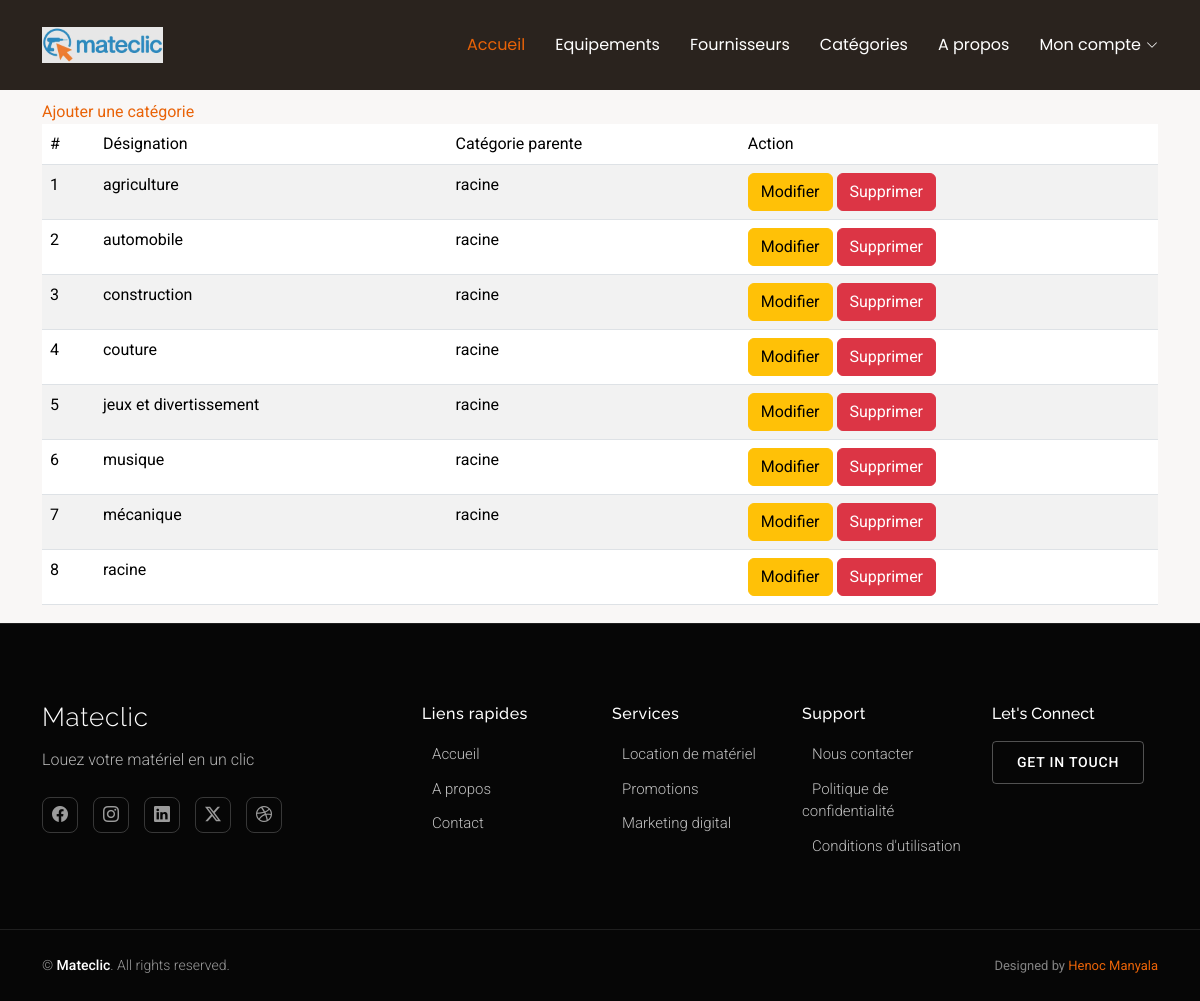
The app's page /adminmodule/categories/ (signed in) with its own data.
### public/models.py (models this page shows, shortened)
class Category(models.Model):
    name= models.fields.CharField(unique=True)
    parent = models.ForeignKey('self',null=True,on_delete=models.SET_NULL)

### adminmodule/decorators.py (the view)
    def wrapper_func(request,*args,**kwargs):
        if(not request.user.is_staff):
            return HttpResponse("you are not authorized to access this page")
        return  view_func(request,*args,**kwargs)

### adminmodule/views.py (called while the page is built)
@admin_only
def admin_categories_list(request):
    categoriesList = Category.objects.all().order_by('name')
    categoriesNumber = categoriesList.count()
    return render(request,'adminmodule/admin-categories-list.html',{"categoriesList":categoriesList,"categoriesNumber":categoriesNumber})

### adminmodule/templates/adminmodule/admin-categories-list.html (shortened to what this page needs)
{% extends 'adminmodule/base.html' %}
{% load static %}
    {% block content %}
   <section id="services" class="services section light-background">
      <div class="container" data-aos="fade-up" data-aos-delay="100">
        <div><a href="{% url 'admin-category-add' %}">Ajouter une catégorie</a></div>
<table class="table table-striped">
            <thead>
                <tr>
                    <td>#</td><td>Désignation</td> <td>Catégorie parente</td> <td>Action</td>
                </tr>
            </thead>
            <tbody>
                {% for category in categoriesList %}
                <tr>
                    <td>{{forloop.counter}}</td><td>{{category.name}}</td> <td>{{category.parent.name}}</td> <td><a href="{% url 'admin-category-update' category.id %}" class="btn btn-warning">Modifier</a> <a class="btn btn-danger" href="{% url 'admin-category-delete' category.id %}">Supprimer</a></td>
                </tr>
                {% endfor %}
            </tbody>
        </table>
      </div>
    </section>
    {% endblock %}

### records on screen
Category: name "agriculture", parent.name "racine"
Category: name "automobile", parent.name "racine"
Category: name "construction", parent.name "racine"
Category: name "couture", parent.name "racine"
Category: name "jeux et divertissement", parent.name "racine"
Category: name "musique", parent.name "racine"
Category: name "mécanique", parent.name "racine"
Category: name "racine"
